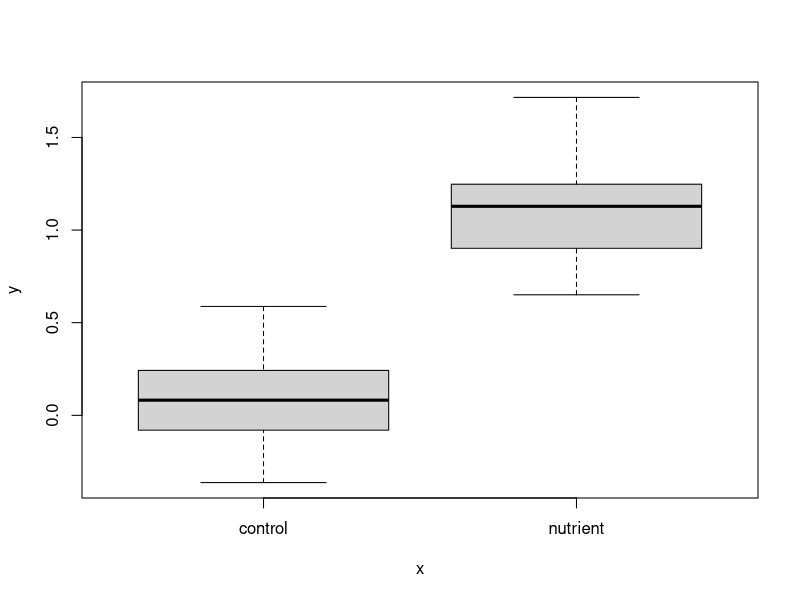

The R script that drew this image:
## ---- chunk 1
# To simulate the data we have to designate how many different groups
# we have ('control' and 'treatment')
# And we also have to give our group levels some names
gr.levels<- c("control", "nutrient")
## ---- chunk 2
# Here we're designating the number of plants that we have
# size measurements for (the same n for each group)
n<- 50

# and creating our factor variable 
x<- rep(gr.levels, each=n)
print(x[c(1:5, 50:55)])

## ---- chunk 3
# population means for each group (lets say units are in meters)
pop.mu<-c (0.1, 1.1)

# Creating a vector with the means that corresponds to 
# our group level variable (x)
means<- rep(pop.mu, each=n)
# inspecting the vectors (x) and means 
print(cbind(x[c(1:5, 50:55)], means[c(1:5, 50:55)]))

# assigning the population variance (assuming variance across groups is equal)
sigma<- 0.25
## ---- chunk 4
# Adding the random noise and
# generating data
y<- means + rnorm(n*length(gr.levels), 0, sigma)
#voila!

## ---- chunk 5
boxplot(y~x)
## ---- chunk 6
# restricted model
m1<- lm(y~1) # the 1 signifies we're just estimating one grand mean (or our alpha in the equations above)

# Note in the summary above below is called "(Intercept)"
summary(m1) 


# more flexible models 
m2<- lm(y~x) 
# this tells the software to estimate a mean for the two groups indexed by our factor 
# (we get an alpha and a beta now)

# Now in the summary below we have our alpha (or "(Intercept)" estimated with the additional group level mean
# for our nutrient addition (beta or "xnutrient"))
summary(m2)
## ---- chunk 7
lapply(list(m1,m2), logLik)
## ---- chunk 8
D<- 2*(logLik(m2)-logLik(m1))


## ---- chunk 9
#  Using the chi squared distribution to caluculate the pvalue
pvalue <- dchisq(D, 1)

# And there we go..
print(pvalue)
